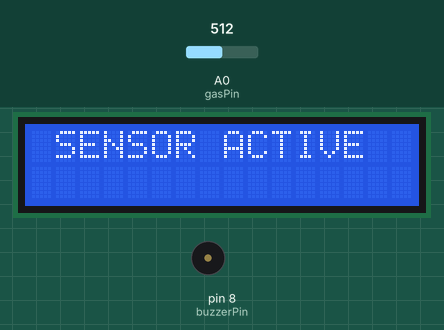
A sketch run on a simulated Arduino Uno, built with avr-gcc and run on an emulated ATmega328P. On the bench: 16×2 character LCD, buzzer (waves = sounding, pin HIGH). Inputs (shaded band) come from the test bench; at power-on: A0 (gasPin) = 512. What the sketch prints to the serial monitor is not drawn.

Above: at 6.1 s.
At 8.7 s:
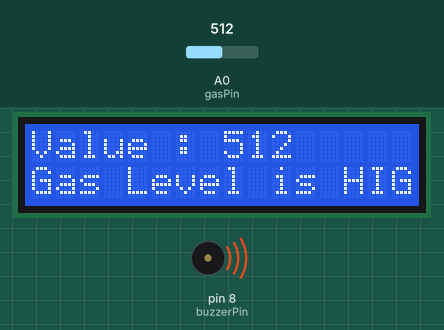
8.8 s: A0 (gasPin) set to 340
At 10.3 s:
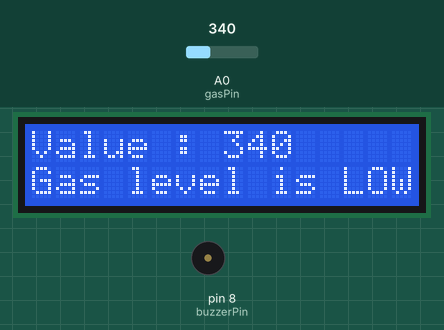
10.6 s: A0 (gasPin) set to 357
At 10.78 s:
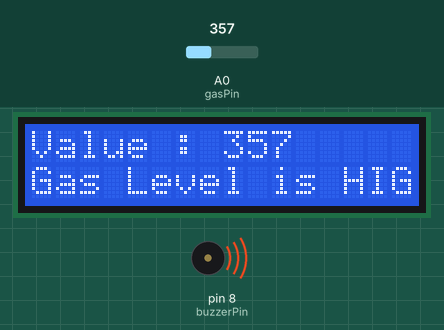
12.1 s: A0 (gasPin) set to 306
At 13.5 s:
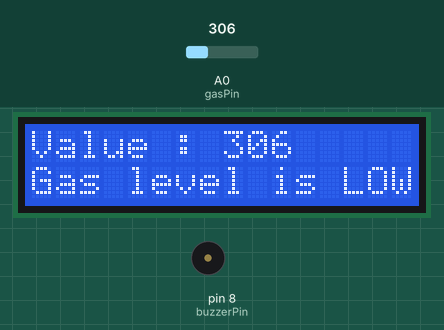
Timing chart, 0 to 15.1 s (numbered marks = the images above; inputs shaded):
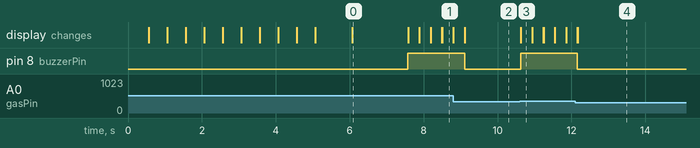

Measured:
- the behaviour switches between 350 and 351 on A0 (gasPin) (found by bisection; images 2 and 3)
- after the input at 8.8 s, pin 8 (buzzerPin): HIGH → LOW after 0.31 s; the display: first differs from a run without the input after 0.31 s (image 2)
- after the input at 10.6 s, pin 8 (buzzerPin): LOW → HIGH at once; the display: changes at once (image 3)
- after the input at 12.1 s, pin 8 (buzzerPin): HIGH → LOW after 0.06 s; the display: first differs from a run without the input after 0.07 s (image 4)
- what the display in image 0 shows lasts 1.5 s, from 6.1 s to 7.6 s

The sketch:

alcohol.ino
```cpp
#include <LiquidCrystal.h>
LiquidCrystal lcd(12, 11, 5, 4, 3, 2);

#define buzzerPin 8

#define gasPin A0

void setup() {
  Serial.begin(9600);
  lcd.begin(16, 2);

  pinMode(buzzerPin,OUTPUT);

  lcd.setCursor(0, 0);
  lcd.print("Calibrating");
  for(int i = 0; i <10; i++){
    if (i==4){
      lcd.setCursor(0, 1);
      lcd.print(".");
    }
    else lcd.print(".");
    delay(500);
  }
  lcd.setCursor(5, 1);
  lcd.print("done");
  delay(1000);
  lcd.clear();

lcd.setCursor(1, 0);

lcd.print("SENSOR ACTIVE");

delay(1500);

lcd.clear();

}

void loop() {

int gasSensor = analogRead(gasPin);

if (gasSensor > 350)

{

digitalWrite(buzzerPin,HIGH);

lcd.setCursor(0, 0);

lcd.print("Value : ");

lcd.print(gasSensor);

Serial.print(gasSensor);

Serial.print("\t");

lcd.setCursor(0, 1);

Serial.println("Gas Level is HIGH");

lcd.print("Gas Level is HIGH");

delay(300);

lcd.clear();

}

else if (gasSensor < 350)

{

digitalWrite(buzzerPin,LOW);

lcd.setCursor(0, 0);

lcd.print("Value : ");

lcd.print(gasSensor);

Serial.print(gasSensor);

Serial.print("\t");

lcd.setCursor(0, 1);

Serial.println("Gas level is LOW");

lcd.print("Gas level is LOW");

delay(300);

}

}
```
